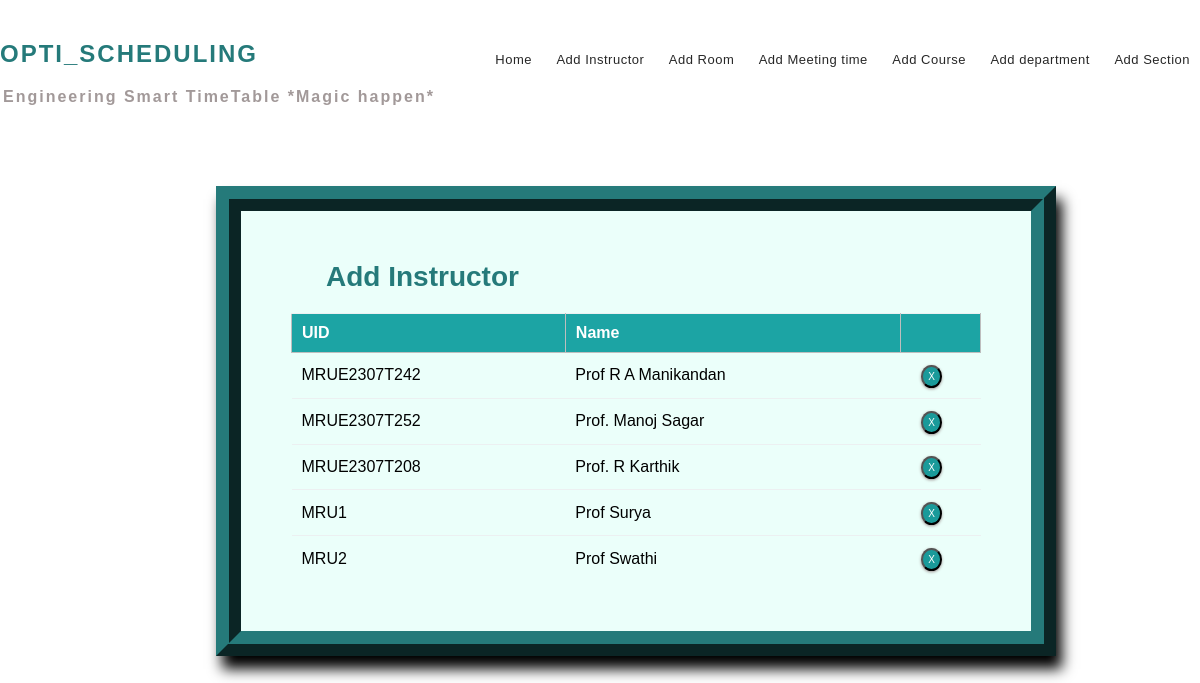
The app's page /instructor_list/ with its own data.
### mm1/models.py (models this page shows, shortened)
class Instructor(models.Model):
    uid = models.CharField(max_length=20)
    name = models.CharField(max_length=25)

### mm1/views.py (the view)
# urls.py: path('instructor_list/', views.inst_list_view, name='editinstructor'),
def inst_list_view(request):
    context = {
        'instructors': Instructor.objects.all()
    }
    return render(request, 'instlist.html', context)

### templates/instlist.html (shortened to what this page needs)
{% extends 'base.html' %}
{% block content %}
{% load static %}
<fieldset class="fieldset">
    <a href="{% url 'addinstructor'%}"><h1 class="tablink" onclick="openPage('new')" id="defaultOpen">Add Instructor</h1></a>
    <div class="tabcontent" id="edit">
        <table class="table1">
            <thead>
            <tr class="table-headers">
            <th>UID</th>
            <th>Name</th>
            <th  class="empty"></th>
            </tr>
            </thead>
            <tbody>
            {% for inst in instructors %}
            <tr>
             <td>{{inst.uid}}</td>
             <td>{{inst.name}}</td>
             <td class="empty">
                <form action="{% url 'deleteinstructor' inst.id %}" method="post">
                        <input type="submit" value="X" class="cross">
                </form>
             </td>
             </tr>
            {% endfor %}
            </tbody>
        </table>
    </div>
</fieldset>
{% endblock %}

### static/CSS/style.css (style rules this page uses)
* { margin: 0; padding: 0; box-sizing: border-box; font-family: sans-serif; }
html { scroll-behavior: smooth; }
a { text-decoration:none; }
form { margin-top: 3%; margin-left: 18%; margin-right: 12%; }
fieldset h1 { color: #257a7a; padding-bottom: 20px; margin-left: 35px; display: inline-block; cursor: pointer; font-size: 28px; }
fieldset input { padding:8px; color: #938c8c }
.table2 td, th { border: 1px solid rgb(190,190,190); padding: 10px 20px; }
.table1 { width: 100%; border-collapse: collapse; text-align: left; overflow: hidden; }
.table1 td, th { border-top: 1px solid #ECF0F1; padding: 10px; }
.table1 th { background-color: #1ca4a4; color: #fff; }
.cross { border-radius: 50%; font-size:10px; box-shadow: 0px 1px 3px 0px #9e9292; padding: 4px 5px; color: #fff; background-color: #1a9a9a; cursor: pointer; }
.fieldset { margin-top: 3%; margin-left: 18%; margin-right: 12%; padding: 50px; border-width: 25px; border-style: ridge; border-color: #257a7a; box-shadow: 6px 13px 13px 0px black; background-color: #ebfffa; }

### records on screen
Instructor: uid "MRUE2307T242", name "Prof R A Manikandan"
Instructor: uid "MRUE2307T252", name "Prof. Manoj Sagar"
Instructor: uid "MRUE2307T208", name "Prof. R Karthik"
Instructor: uid "MRU1", name "Prof Surya"
Instructor: uid "MRU2", name "Prof Swathi"
